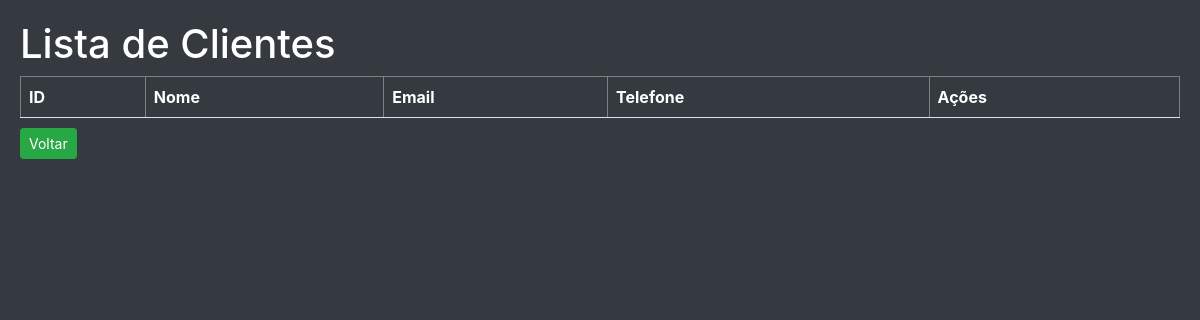
Page /listar_clientes.php on the earlier database version.
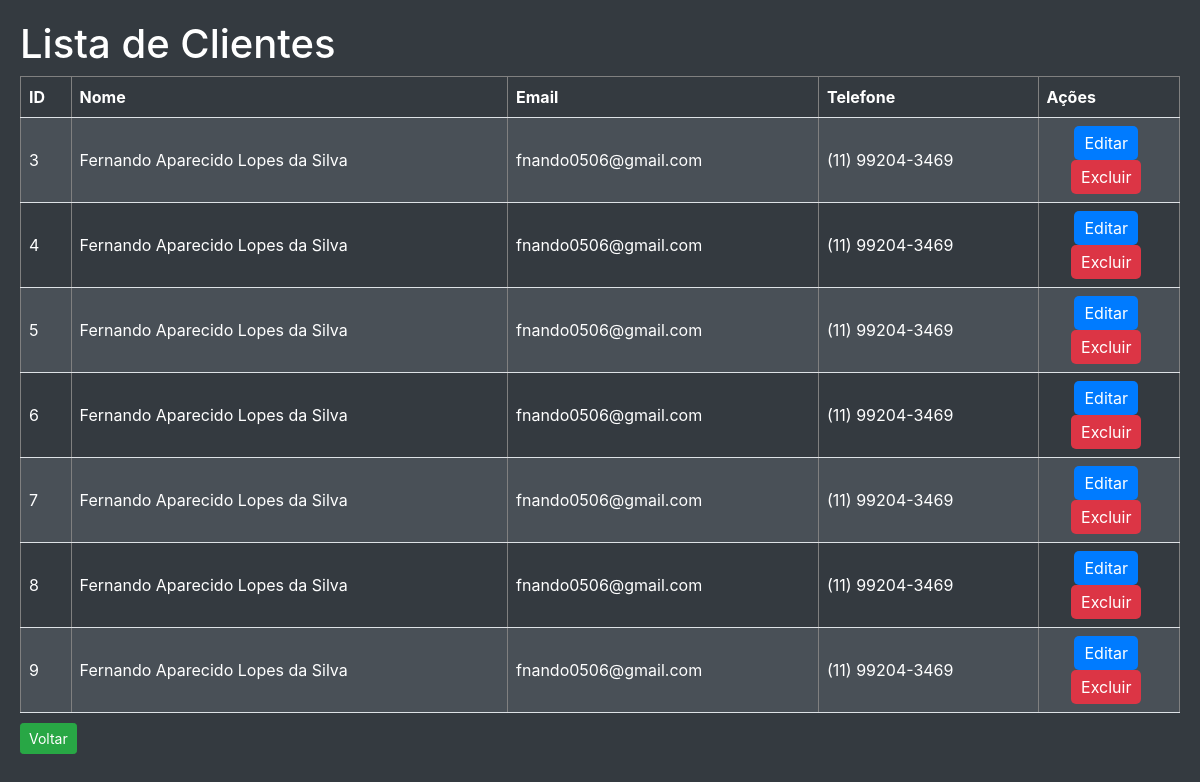
Same page on the later database version.
### tables this page shows
CREATE TABLE IF NOT EXISTS `clientes` (
  `id_cliente` int NOT NULL AUTO_INCREMENT,
  `nome` varchar(100) NOT NULL,
  `email` varchar(100) NOT NULL,
  `telefone` varchar(20) DEFAULT NULL,
  PRIMARY KEY (`id_cliente`)
);

### php/funcoes_clientes.php (called while the page is built)
<?php
function listarClientes($conexao) {
    $sql = "SELECT * FROM clientes";
    $resultado = mysqli_query($conexao, $sql);
    if ($resultado) {
        $clientes = array();
        while ($cliente = mysqli_fetch_assoc($resultado)) {
            $clientes[] = $cliente;
        }
        return $clientes;
    } else {
        return array();
    }
}
?>

### listar_clientes.php (the view, shortened to what this page needs)
<?php
include_once('php/conexao.php');
include_once('php/funcoes_clientes.php');
$clientes = listarClientes($conexao);
?>
<!DOCTYPE html>
<html lang="pt-BR">
<head>
    <link rel="stylesheet" href="../css/bootstrap.css">
</head>
<body>
    <h1>Lista de Clientes</h1>
    <table border="1">
        <thead>
            <tr>
                <th>ID</th>
                <th>Nome</th>
                <th>Email</th>
                <th>Telefone</th>
                <th>Ações</th>
            </tr>
        </thead>
        <tbody>
            <?php foreach($clientes as $cliente): ?>
                <tr>
                    <td><?php echo $cliente['id_cliente']; ?></td>
                    <td><?php echo $cliente['nome']; ?></td>
                    <td><?php echo $cliente['email']; ?></td>
                    <td><?php echo $cliente['telefone']; ?></td>
                    <td class="btn-container">
                        <form action="editar_cliente.php" method="GET">
                            <button type="submit" class="btn-action btn-edit">Editar</button>
                        </form>
                        <form action="excluir_cliente.php" method="GET" onsubmit="return confirm('Tem certeza que deseja excluir este cliente?');">
                            <button type="submit" class="btn-action btn-delete">Excluir</button>
                        </form>
                    </td>
                </tr>
            <?php endforeach; ?>
        </tbody>
    </table>
    <button type="button" class="btn btn-sm btn-success btn-back" onclick="window.location.href='admin.php'">Voltar</button>
</body>
</html>

Differences in the rows shown:
added clientes: id_cliente "3", nome "Fernando Aparecido Lopes da Silva", email "fnando0506@gmail.com", telefone "(11) 99204-3469"
added clientes: id_cliente "4", nome "Fernando Aparecido Lopes da Silva", email "fnando0506@gmail.com", telefone "(11) 99204-3469"
added clientes: id_cliente "5", nome "Fernando Aparecido Lopes da Silva", email "fnando0506@gmail.com", telefone "(11) 99204-3469"
added clientes: id_cliente "6", nome "Fernando Aparecido Lopes da Silva", email "fnando0506@gmail.com", telefone "(11) 99204-3469"
added clientes: id_cliente "7", nome "Fernando Aparecido Lopes da Silva", email "fnando0506@gmail.com", telefone "(11) 99204-3469"
added clientes: id_cliente "8", nome "Fernando Aparecido Lopes da Silva", email "fnando0506@gmail.com", telefone "(11) 99204-3469"
added clientes: id_cliente "9", nome "Fernando Aparecido Lopes da Silva", email "fnando0506@gmail.com", telefone "(11) 99204-3469"
